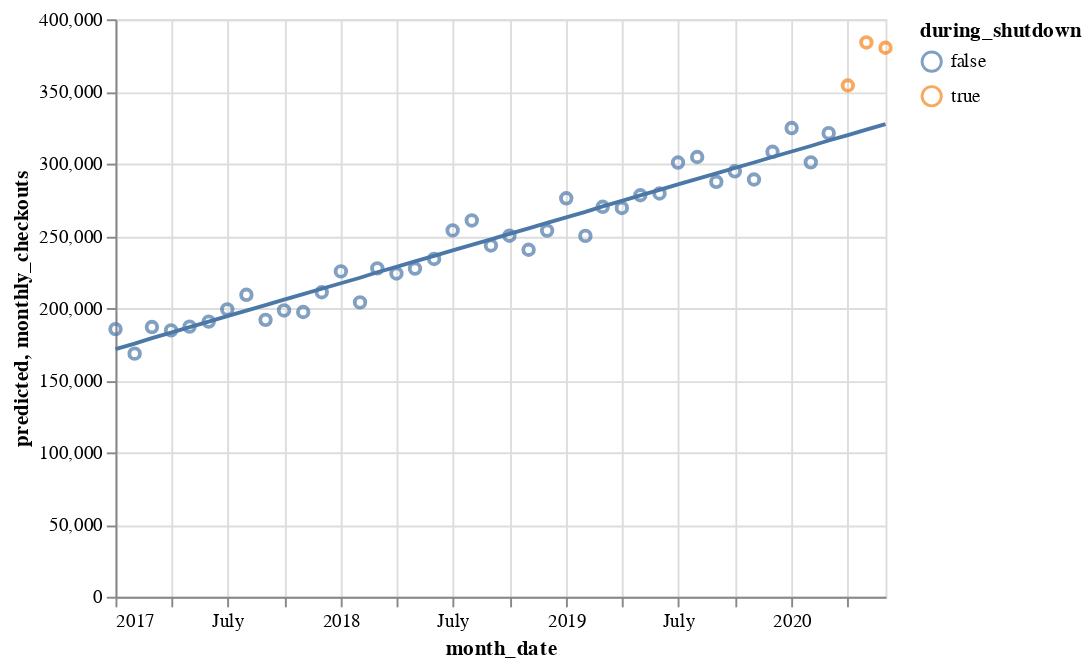

Notebook code cell kept with this figure:
### Markdown cell above
The trend line for digital checkout groth over time is the straight line in blue, and the data for monthly digital checkouts are the blue dots on the graph. The orange dots are the observed digital checkouts during the library shutodwn in April, May and June. The incremental digital checkouts are the difference between the blue trend line and the orange observed digital checkouts

### Code cell
regression_line = alt.Chart(digital).mark_line().encode(
    x='month_date',
    y='predicted'
)

data_points = alt.Chart(digital).mark_point().encode(
    x='month_date',
    y='monthly_checkouts',
    color='during_shutdown'
)

regression_line + data_points

### Figure 1 — Vega-Lite specification as saved in the notebook (floating-point values rounded to 4 significant figures)
{"$schema": "https://vega.github.io/schema/vega-lite/v4.8.1.json", "config": {"view": {"continuousHeight": 300, "continuousWidth": 400}}, "data": {"name": "data-2a041370c271bff7dace4e4bc1aaa2d2"}, "datasets": {"data-2a041370c271bff7dace4e4bc1aaa2d2": [{"during_shutdown": false, "month_date": "2017-01-01T00:00:00", "monthly_checkouts": 185376, "predicted": 171500.0, "t": 1, "usage_class": "Digital"}, {"during_shutdown": false, "month_date": "2017-02-01T00:00:00", "monthly_checkouts": 168370, "predicted": 175300.0, "t": 2, "usage_class": "Digital"}, {"during_shutdown": false, "month_date": "2017-03-01T00:00:00", "monthly_checkouts": 186795, "predicted": 179100.0, "t": 3, "usage_class": "Digital"}, {"during_shutdown": false, "month_date": "2017-04-01T00:00:00", "monthly_checkouts": 184500, "predicted": 182900.0, "t": 4, "usage_class": "Digital"}, {"during_shutdown": false, "month_date": "2017-05-01T00:00:00", "monthly_checkouts": 187126, "predicted": 186700.0, "t": 5, "usage_class": "Digital"}, {"during_shutdown": false, "month_date": "2017-06-01T00:00:00", "monthly_checkouts": 190590, "predicted": 190500.0, "t": 6, "usage_class": "Digital"}, {"during_shutdown": false, "month_date": "2017-07-01T00:00:00", "monthly_checkouts": 198990, "predicted": 194300.0, "t": 7, "usage_class": "Digital"}, {"during_shutdown": false, "month_date": "2017-08-01T00:00:00", "monthly_checkouts": 209142, "predicted": 198100.0, "t": 8, "usage_class": "Digital"}, {"during_shutdown": false, "month_date": "2017-09-01T00:00:00", "monthly_checkouts": 191778, "predicted": 201900.0, "t": 9, "usage_class": "Digital"}, {"during_shutdown": false, "month_date": "2017-10-01T00:00:00", "monthly_checkouts": 198296, "predicted": 205700.0, "t": 10, "usage_class": "Digital"}, {"during_shutdown": false, "month_date": "2017-11-01T00:00:00", "monthly_checkouts": 197227, "predicted": 209500.0, "t": 11, "usage_class": "Digital"}, {"during_shutdown": false, "month_date": "2017-12-01T00:00:00", "monthly_checkouts": 210896, "predicted": 213300.0, "t": 12, "usage_class": "Digital"}, {"during_shutdown": false, "month_date": "2018-01-01T00:00:00", "monthly_checkouts": 225361, "predicted": 217100.0, "t": 13, "usage_class": "Digital"}, {"during_shutdown": false, "month_date": "2018-02-01T00:00:00", "monthly_checkouts": 203892, "predicted": 220900.0, "t": 14, "usage_class": "Digital"}, {"during_shutdown": false, "month_date": "2018-03-01T00:00:00", "monthly_checkouts": 227451, "predicted": 224800.0, "t": 15, "usage_class": "Digital"}, {"during_shutdown": false, "month_date": "2018-04-01T00:00:00", "monthly_checkouts": 223897, "predicted": 228600.0, "t": 16, "usage_class": "Digital"}, {"during_shutdown": false, "month_date": "2018-05-01T00:00:00", "monthly_checkouts": 227328, "predicted": 232400.0, "t": 17, "usage_class": "Digital"}, {"during_shutdown": false, "month_date": "2018-06-01T00:00:00", "monthly_checkouts": 233988, "predicted": 236200.0, "t": 18, "usage_class": "Digital"}, {"during_shutdown": false, "month_date": "2018-07-01T00:00:00", "monthly_checkouts": 253747, "predicted": 240000.0, "t": 19, "usage_class": "Digital"}, {"during_shutdown": false, "month_date": "2018-08-01T00:00:00", "monthly_checkouts": 260651, "predicted": 243800.0, "t": 20, "usage_class": "Digital"}, {"during_shutdown": false, "month_date": "2018-09-01T00:00:00", "monthly_checkouts": 243301, "predicted": 247600.0, "t": 21, "usage_class": "Digital"}, {"during_shutdown": false, "month_date": "2018-10-01T00:00:00", "monthly_checkouts": 250071, "predicted": 251400.0, "t": 22, "usage_class": "Digital"}, {"during_shutdown": false, "month_date": "2018-11-01T00:00:00", "monthly_checkouts": 240341, "predicted": 255200.0, "t": 23, "usage_class": "Digital"}, {"during_shutdown": false, "month_date": "2018-12-01T00:00:00", "monthly_checkouts": 253629, "predicted": 259000.0, "t": 24, "usage_class": "Digital"}, {"during_shutdown": false, "month_date": "2019-01-01T00:00:00", "monthly_checkouts": 275985, "predicted": 262800.0, "t": 25, "usage_class": "Digital"}, {"during_shutdown": false, "month_date": "2019-02-01T00:00:00", "monthly_checkouts": 249946, "predicted": 266600.0, "t": 26, "usage_class": "Digital"}, {"during_shutdown": false, "month_date": "2019-03-01T00:00:00", "monthly_checkouts": 270097, "predicted": 270400.0, "t": 27, "usage_class": "Digital"}, {"during_shutdown": false, "month_date": "2019-04-01T00:00:00", "monthly_checkouts": 269302, "predicted": 274200.0, "t": 28, "usage_class": "Digital"}, {"during_shutdown": false, "month_date": "2019-05-01T00:00:00", "monthly_checkouts": 278086, "predicted": 278000.0, "t": 29, "usage_class": "Digital"}, {"during_shutdown": false, "month_date": "2019-06-01T00:00:00", "monthly_checkouts": 279311, "predicted": 281800.0, "t": 30, "usage_class": "Digital"}, {"during_shutdown": false, "month_date": "2019-07-01T00:00:00", "monthly_checkouts": 300752, "predicted": 285600.0, "t": 31, "usage_class": "Digital"}, {"during_shutdown": false, "month_date": "2019-08-01T00:00:00", "monthly_checkouts": 304575, "predicted": 289400.0, "t": 32, "usage_class": "Digital"}, {"during_shutdown": false, "month_date": "2019-09-01T00:00:00", "monthly_checkouts": 287419, "predicted": 293200.0, "t": 33, "usage_class": "Digital"}, {"during_shutdown": false, "month_date": "2019-10-01T00:00:00", "monthly_checkouts": 294671, "predicted": 297000.0, "t": 34, "usage_class": "Digital"}, {"during_shutdown": false, "month_date": "2019-11-01T00:00:00", "monthly_checkouts": 289002, "predicted": 300800.0, "t": 35, "usage_class": "Digital"}, {"during_shutdown": false, "month_date": "2019-12-01T00:00:00", "monthly_checkouts": 308176, "predicted": 304600.0, "t": 36, "usage_class": "Digital"}, {"during_shutdown": false, "month_date": "2020-01-01T00:00:00", "monthly_checkouts": 324650, "predicted": 308400.0, "t": 37, "usage_class": "Digital"}, {"during_shutdown": false, "month_date": "2020-02-01T00:00:00", "monthly_checkouts": 300871, "predicted": 312200.0, "t": 38, "usage_class": "Digital"}, {"during_shutdown": false, "month_date": "2020-03-01T00:00:00", "monthly_checkouts": 321092, "predicted": 316000.0, "t": 39, "usage_class": "Digital"}, {"during_shutdown": true, "month_date": "2020-04-01T00:00:00", "monthly_checkouts": 354090, "predicted": 319800.0, "t": 40, "usage_class": "Digital"}, {"during_shutdown": true, "month_date": "2020-05-01T00:00:00", "monthly_checkouts": 383934, "predicted": 323600.0, "t": 41, "usage_class": "Digital"}, {"during_shutdown": true, "month_date": "2020-06-01T00:00:00", "monthly_checkouts": 380269, "predicted": 327400.0, "t": 42, "usage_class": "Digital"}]}, "layer": [{"encoding": {"x": {"field": "month_date", "type": "temporal"}, "y": {"field": "predicted", "type": "quantitative"}}, "mark": "line"}, {"encoding": {"color": {"field": "during_shutdown", "type": "nominal"}, "x": {"field": "month_date", "type": "temporal"}, "y": {"field": "monthly_checkouts", "type": "quantitative"}}, "mark": "point"}]}
